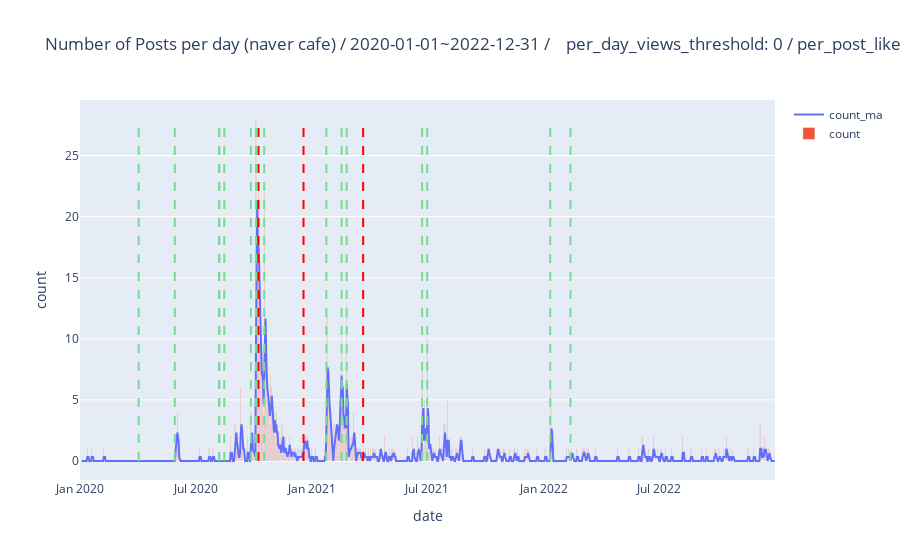

Notebook code for this chart:
### Code cell
# minimum filtering w ewm
vis_df = filtered_by_keyword_naver_cafe_posts_df
day_start = '2020-01-01'
day_end = '2022-12-31'
per_day_views_threshold = 0
per_post_likes_threshold = 0

title = f'Number of Posts per day (naver cafe) / {day_start}~{day_end} /\
    per_day_views_threshold: {per_day_views_threshold} / per_post_likes_threshold: {per_post_likes_threshold}' 
vis_df = plot_per_day_post_count_plotly_with_events(filtered_by_keyword_naver_cafe_posts_df, title=title,\
    day_start=day_start, day_end=day_end, \
    per_post_likes_threshold=per_post_likes_threshold, \
    per_day_views_threshold=per_day_views_threshold, \
    events=events, \
    smoothing='ma',
)

### Figure 1 — Plotly figure (JSON) as saved in the notebook; plotly's stock layout.template omitted (floating-point values rounded to 4 significant figures; data arrays with more than 128 entries replaced by an {"elided": "..."} marker saying what was removed)
{"data": [{"mode": "lines", "name": "count_ma", "type": "scatter", "x": {"elided": "1096 str values"}, "y": {"elided": "1096 float values"}}, {"name": "count", "type": "bar", "x": {"elided": "1096 str values"}, "y": {"elided": "1096 int values"}}], "layout": {"shapes": [{"line": {"color": "Red", "dash": "dash", "width": 2}, "type": "line", "x0": "2020-10-08", "x1": "2020-10-08", "y0": 0, "y1": 28}, {"line": {"color": "Red", "dash": "dash", "width": 2}, "type": "line", "x0": "2020-12-18", "x1": "2020-12-18", "y0": 0, "y1": 28}, {"line": {"color": "Red", "dash": "dash", "width": 2}, "type": "line", "x0": "2021-03-22", "x1": "2021-03-22", "y0": 0, "y1": 28}, {"line": {"color": "#79db93", "dash": "dash", "width": 2}, "type": "line", "x0": "2021-02-24", "x1": "2021-02-24", "y0": 0, "y1": 28}, {"line": {"color": "#79db93", "dash": "dash", "width": 2}, "type": "line", "x0": "2020-04-02", "x1": "2020-04-02", "y0": 0, "y1": 28}, {"line": {"color": "#79db93", "dash": "dash", "width": 2}, "type": "line", "x0": "2020-05-29", "x1": "2020-05-29", "y0": 0, "y1": 28}, {"line": {"color": "#79db93", "dash": "dash", "width": 2}, "type": "line", "x0": "2020-08-07", "x1": "2020-08-07", "y0": 0, "y1": 28}, {"line": {"color": "#79db93", "dash": "dash", "width": 2}, "type": "line", "x0": "2020-08-15", "x1": "2020-08-15", "y0": 0, "y1": 28}, {"line": {"color": "#79db93", "dash": "dash", "width": 2}, "type": "line", "x0": "2020-09-26", "x1": "2020-09-26", "y0": 0, "y1": 28}, {"line": {"color": "#79db93", "dash": "dash", "width": 2}, "type": "line", "x0": "2020-08-07", "x1": "2020-08-07", "y0": 0, "y1": 28}, {"line": {"color": "#79db93", "dash": "dash", "width": 2}, "type": "line", "x0": "2020-10-04", "x1": "2020-10-04", "y0": 0, "y1": 28}, {"line": {"color": "#79db93", "dash": "dash", "width": 2}, "type": "line", "x0": "2020-10-17", "x1": "2020-10-17", "y0": 0, "y1": 28}, {"line": {"color": "#79db93", "dash": "dash", "width": 2}, "type": "line", "x0": "2021-01-23", "x1": "2021-01-23", "y0": 0, "y1": 28}, {"line": {"color": "#79db93", "dash": "dash", "width": 2}, "type": "line", "x0": "2021-02-16", "x1": "2021-02-16", "y0": 0, "y1": 28}, {"line": {"color": "#79db93", "dash": "dash", "width": 2}, "type": "line", "x0": "2021-06-23", "x1": "2021-06-23", "y0": 0, "y1": 28}, {"line": {"color": "#79db93", "dash": "dash", "width": 2}, "type": "line", "x0": "2021-07-01", "x1": "2021-07-01", "y0": 0, "y1": 28}, {"line": {"color": "#79db93", "dash": "dash", "width": 2}, "type": "line", "x0": "2022-01-11", "x1": "2022-01-11", "y0": 0, "y1": 28}, {"line": {"color": "#79db93", "dash": "dash", "width": 2}, "type": "line", "x0": "2022-02-12", "x1": "2022-02-12", "y0": 0, "y1": 28}], "title": {"text": "Number of Posts per day (naver cafe) / 2020-01-01~2022-12-31 /    per_day_views_threshold: 0 / per_post_likes_threshold: 0"}, "xaxis": {"title": {"text": "date"}}, "yaxis": {"title": {"text": "count"}}}}
